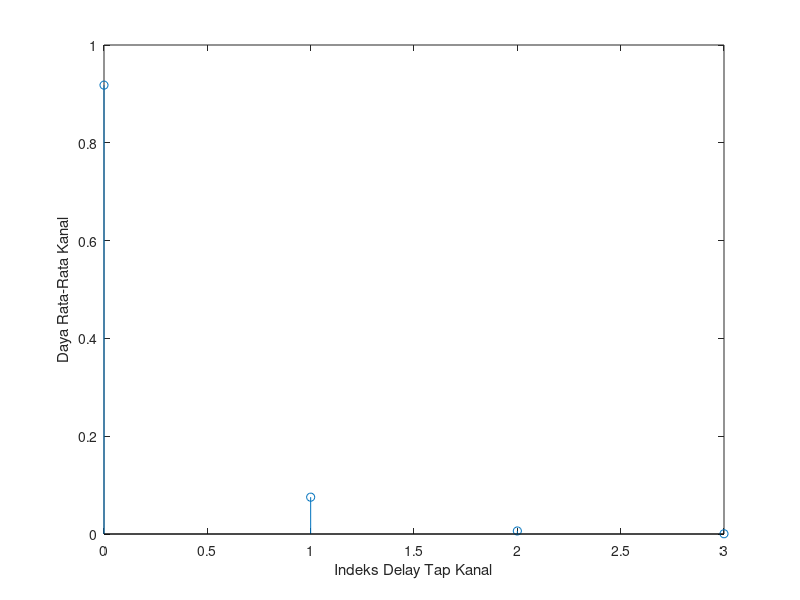

Write MATLAB code to recreate this figure.
scale=1e-6 % nano
sigma_t=2.3*scale; % RMS delay spread
L = 4;
Ts = 10*sigma_t/L;
% Ts = 50*scale;
% L = 10*sigma_t/Ts
sigma02=(1-exp(-Ts/sigma_t))/(1-exp(-(L+1)*Ts/sigma_t)); % Eq.(2.9)
l=0:L-1; 
PDPo = sigma02*exp(-l*Ts/sigma_t); % Eq.(2.8)
stem(l,PDPo);
xlabel('Indeks Delay Tap Kanal')
ylabel('Daya Rata-Rata Kanal')